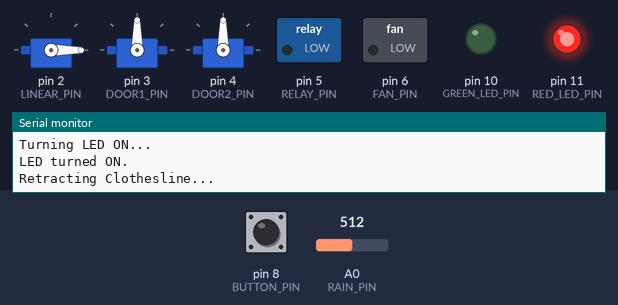
A sketch run on a simulated Arduino Uno, built with avr-gcc and run on an emulated ATmega328P. On the bench: 3 × servo, switched loads named in the sketch (green lamp = pin HIGH), output pins drawn as LEDs (lit = HIGH), the last lines printed to the serial monitor. The test bench sets the inputs (shaded band); at power-on: A0 (RAIN_PIN) = 512, pin 8 (BUTTON_PIN) HIGH.

Above: at 8.4 s.
8.5 s: A0 (RAIN_PIN) set to 390
At 11.4 s:
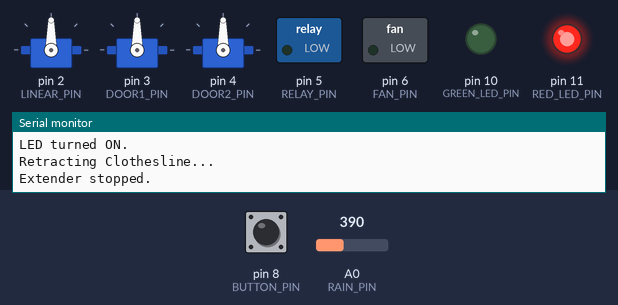
11.5 s: A0 (RAIN_PIN) set to 407
At 12.9 s:
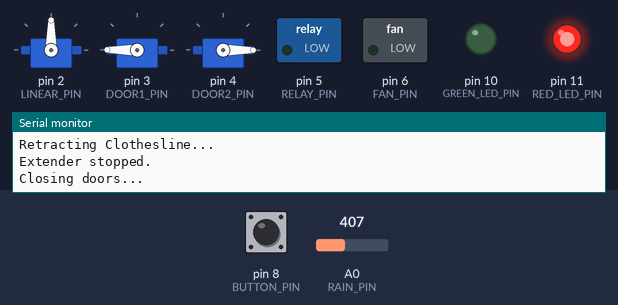
14.5 s: A0 (RAIN_PIN) set to 306
At 15.1 s:
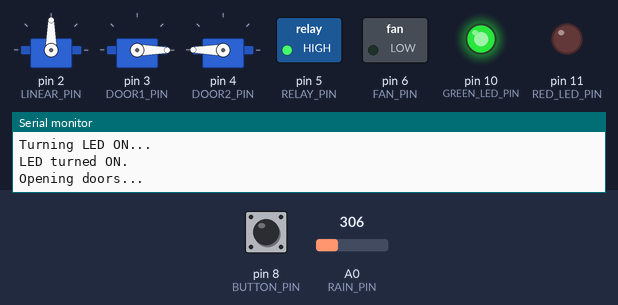
Timing chart, 0 to 21.5 s (numbered marks = the images above; inputs shaded):
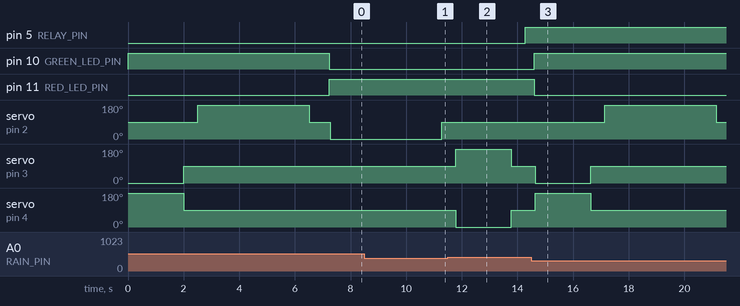

The sketch:

mayapyap_final.ino
```cpp
#include <Servo.h>

// ===================== SERVOS =====================
Servo linearActuator;
Servo door1;
Servo door2;

// ===================== PINS =====================
const int LINEAR_PIN      = 2;
const int DOOR1_PIN       = 3;
const int DOOR2_PIN       = 4;
const int RELAY_PIN       = 5;
const int FAN_PIN         = 6;
const int BUTTON_PIN      = 8;
const int GREEN_LED_PIN   = 10;
const int RED_LED_PIN     = 11;
const int RAIN_PIN        = A0;

// ===================== CONSTANTS =====================
const int RAIN_THRESHOLD  = 400;
const int FAN_SPEED       = 126;     // 50%
const int ACTION_DURATION = 1000;    // ms
const int POLL_INTERVAL   = 2000;    // ms
const int SERVO_STOP      = 90;

// ===================== STATES =====================
bool reverseMode = false;
bool isClose = false;
bool prevState = false;

void setup() {
  Serial.begin(9600);

  // Attach servos
  linearActuator.attach(LINEAR_PIN);
  door1.attach(DOOR1_PIN);
  door2.attach(DOOR2_PIN);

  // Pin modes
  pinMode(RELAY_PIN, OUTPUT);
  pinMode(FAN_PIN, OUTPUT);
  pinMode(BUTTON_PIN, INPUT_PULLUP);
  pinMode(GREEN_LED_PIN, OUTPUT);
  pinMode(RED_LED_PIN, OUTPUT);

  // Default
  openSystem();

  delay(200); // Allows the system to prepare
}

void loop() {
  int rainValue = analogRead(RAIN_PIN);
  bool raining = rainValue < RAIN_THRESHOLD;

  bool currentState = digitalRead(BUTTON_PIN);
  if (currentState == HIGH) {
    Serial.println("Button pressed!");
    reverseMode = true;
  }

  if (raining) {
    isClose = true;
  } else {
    isClose = false;
  }

  if (reverseMode) {
    isClose = !isClose;
    Serial.println("Reversing System...");
  }

  if (prevState == isClose) {
    return; // Do not run the same command again and again
  }
  prevState = isClose;

  if (isClose) {
    closeSystem();
  } else {
    openSystem();
  }
}

// ========= FUNCTION =========

void openSystem() {
  Serial.println("=== OPENING SYSTEM ===");

  // Turn on Green LED to give feedback
  Serial.println("Turning LED ON...");
  digitalWrite(GREEN_LED_PIN, HIGH);
  digitalWrite(RED_LED_PIN, LOW);
  Serial.println("LED turned ON.");

  // Open the door first to avoid jams
  Serial.println("Opening doors...");
  door1.write(0);
  door2.write(180);
  delay(2000);

  // Stop the door servos
  Serial.println("Doors opened.");
  door1.write(90);
  door2.write(90);
  delay(500);

  // Push the extender to expose the clothesline
  Serial.println("Pushing Clothesline...");
  linearActuator.write(180);
  delay(4000);

  // Stop the Linear Actuator to avoid over extending
  Serial.println("Extender stopped.");
  linearActuator.write(90);
  delay(500);

  // Turn off the fan since it is not in use
  Serial.println("Fan stopped.");
  digitalWrite(RELAY_PIN, LOW);

  Serial.println("=== SYSTEM OPENED ===");
}

void closeSystem() {
  Serial.println("=== CLOSING SYSTEM ===");

  // Turn on Red LED to give feedback
  Serial.println("Turning LED ON...");
  digitalWrite(GREEN_LED_PIN, LOW);
  digitalWrite(RED_LED_PIN, HIGH);
  Serial.println("LED turned ON.");

  // Retract the extender to hide the clothesline
  Serial.println("Retracting Clothesline...");
  linearActuator.write(0);
  delay(4000);

  // Stop the Linear Actuator to avoid over retracting
  Serial.println("Extender stopped.");
  linearActuator.write(90);
  delay(500);

  // close the door to prevent moisture from outside
  Serial.println("Closing doors...");
  door1.write(180);
  door2.write(0);
  delay(2000);

  // Stop the door servos
  Serial.println("Doors closed.");
  door1.write(90);
  door2.write(90);
  delay(500);

  // Turn on the fan to dry the clothes
  Serial.println("Fan stopped.");
  digitalWrite(RELAY_PIN, HIGH);

  Serial.println("=== SYSTEM CLOSED ===");
}
```

Measured:
- the behaviour switches between 399 and 400 on A0 (RAIN_PIN) (found by bisection; images 1 and 2)
- after the input at 11.5 s, pin 10 (GREEN_LED_PIN): stays LOW (without the input it goes to HIGH after 2.8 s); pin 11 (RED_LED_PIN): stays HIGH (without the input it goes to LOW after 2.8 s)
- after the input at 14.5 s, pin 10 (GREEN_LED_PIN): LOW → HIGH after 0.11 s; pin 11 (RED_LED_PIN): HIGH → LOW after 0.11 s; servo on pin 2 (LINEAR_PIN): 90° → 180° after 2.6 s, → 90° 4.0 s later; servo on pin 3 (DOOR1_PIN): 90° → 0° after 0.14 s, → 90° 2.0 s later; servo on pin 4 (DOOR2_PIN): 90° → 180° after 0.14 s, → 90° 2.0 s later
